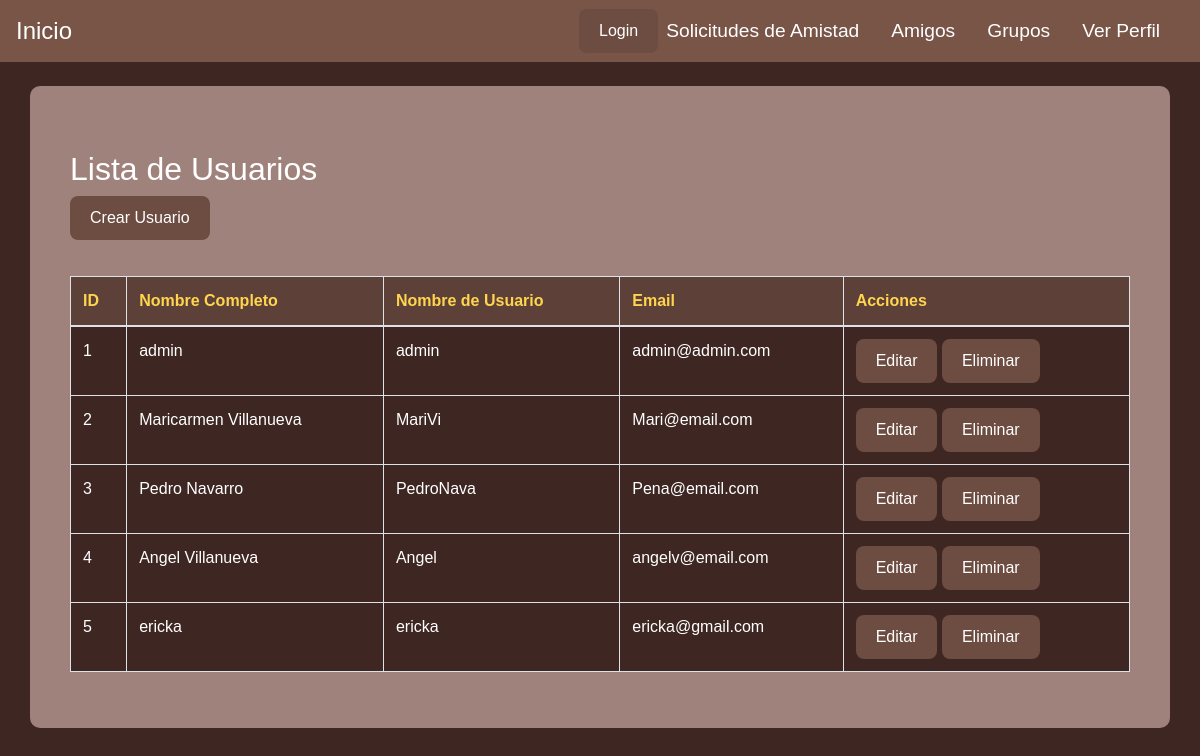
The app's page /inicio/usuarios/, older data.
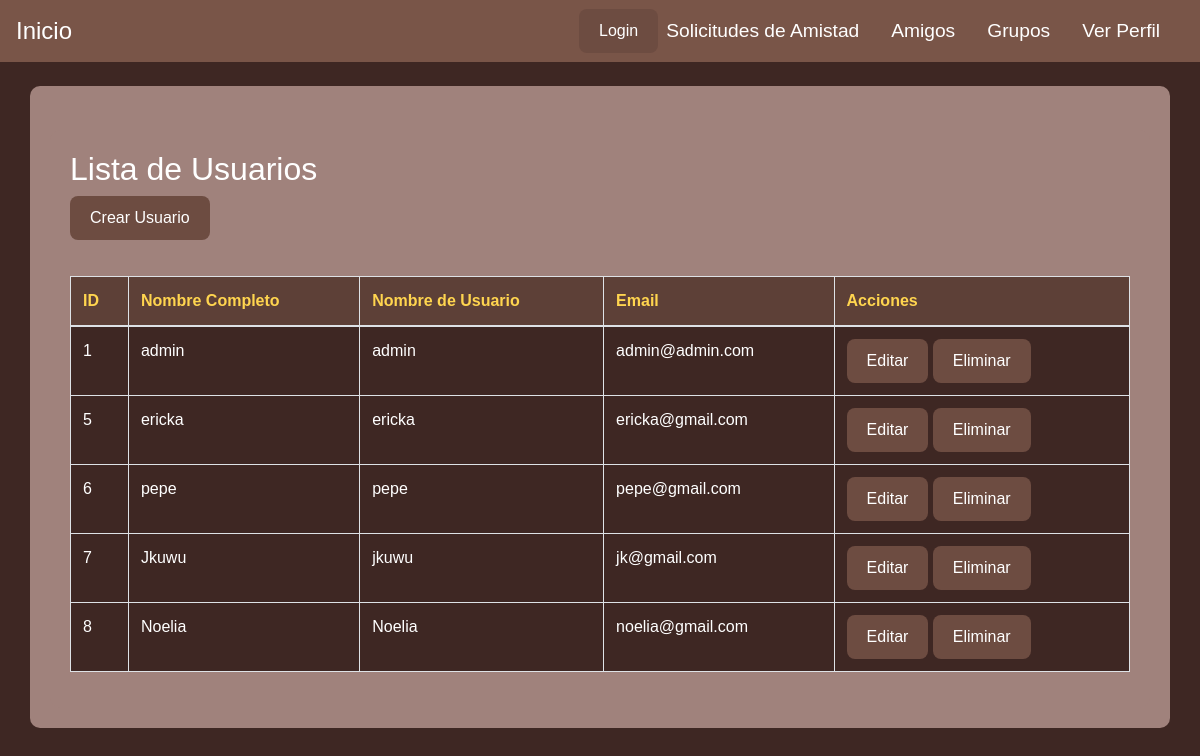
The same page, newer data.
### inicio/models.py (models this page shows, shortened)
class Usuario(AbstractBaseUser, PermissionsMixin):
    email = models.EmailField(unique=True)  # Email único para el usuario
    nombres = models.CharField(max_length=100)  # Nombres del usuario
    nombre_usuario = models.CharField(max_length=100, unique=True)  # Nombre de usuario único
    is_staff = models.BooleanField(default=False)  # Permite acceso al admin
    is_active = models.BooleanField(default=True)  # Marca si el usuario está activo
    last_login = models.DateTimeField(null=True, blank=True)  # Fecha del último inicio de sesión
    groups = models.ManyToManyField(
        'auth.Group',
        related_name='%(class)s_set',  # `related_name` único para este modelo
        blank=True,
        help_text='The groups this user belongs to.',
        verbose_name='groups'
    )
    user_permissions = models.ManyToManyField(
        'auth.Permission',
        related_name='%(class)s_permissions',  # `related_name` único para este modelo
        blank=True,
        help_text='Specific permissions for this user.',
        verbose_name='user permissions'
    )
    objects = UsuarioManager()  # Asigna el manager personalizado
    USERNAME_FIELD = 'email'  # Campo utilizado para el inicio de sesión
    REQUIRED_FIELDS = ['nombres', 'nombre_usuario']  # Campos requeridos al crear un superusuario

### inicio/views.py (the view)
# urls.py: path('usuarios/', views.lista_usuarios, name='lista_usuarios'),
def lista_usuarios(request):
    usuarios = Usuario.objects.all()  # Obtiene todos los usuarios
    return render(request, 'lista_usuarios.html', {'usuarios': usuarios})

### inicio/templates/lista_usuarios.html
{% extends 'base.html' %}
{% block content %}
<div class="container mt-4">
    <h2>Lista de Usuarios</h2>
    <a href="{% url 'crear_usuario' %}" class="btn btn-primary mb-3">Crear Usuario</a>
    <table class="table table-bordered">
        <thead>
            <tr>
                <th>ID</th>
                <th>Nombre Completo</th>
                <th>Nombre de Usuario</th>
                <th>Email</th>
                <th>Acciones</th>
            </tr>
        </thead>
        <tbody>
            {% for usuario in usuarios %}
            <tr>
                <td>{{ usuario.id }}</td>
                <td>{{ usuario.nombres }}</td>
                <td>{{ usuario.nombre_usuario }}</td>
                <td>{{ usuario.email }}</td>
                <td>
                    <a href="{% url 'editar_usuario' usuario.id %}" class="btn btn-warning btn-sm">Editar</a>
                    <a href="{% url 'eliminar_usuario' usuario.id %}" class="btn btn-danger btn-sm">Eliminar</a>
                </td>
            </tr>
            {% endfor %}
        </tbody>
    </table>
</div>
{% endblock %}

Row changes from the older to the newer data that the page shows:
removed Usuario: id "2", nombres "Maricarmen Villanueva", nombre_usuario "MariVi", email "Mari@email.com"
removed Usuario: id "3", nombres "Pedro Navarro", nombre_usuario "PedroNava", email "Pena@email.com"
removed Usuario: id "4", nombres "Angel Villanueva", nombre_usuario "Angel", email "angelv@email.com"
added Usuario: id "6", nombres "pepe", nombre_usuario "pepe", email "pepe@gmail.com"
added Usuario: id "7", nombres "Jkuwu", nombre_usuario "jkuwu", email "jk@gmail.com"
added Usuario: id "8", nombres "Noelia", nombre_usuario "Noelia", email "noelia@gmail.com"
